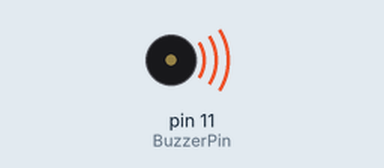
Recording of a sketch running on a simulated Arduino Uno, built with avr-gcc and run on an emulated ATmega328P. On the bench: buzzer (waves = sounding).

Above: at 0.8 s.
Timing chart, 0 to 24.6 s (numbered marks = the images above):
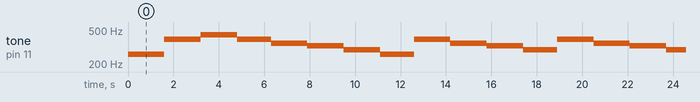

Measured:
- by itself, tone on pin 11 (BuzzerPin): plays 261 Hz for 1.6 s, 392 Hz for 1.6 s, 440 Hz for 1.6 s, 392 Hz for 1.5 s, 349 Hz for 1.6 s, 329 Hz for 1.6 s … (80 notes in this stretch)

The sketch:

07_piezo_buzzer_Twinkle_Little_Star.ino
```cpp
// PIEZO BUZZER - Twinkle, Twinkle Little Star

// Define Pins
#define BuzzerPin 11

// Define Notes
#define do 261.63      // C note
#define re 293.66      // D note
#define mi 329.63      // E note
#define fa 349.23      // F note
#define sol 392.00     // G note
#define la 440.00      // A note
#define ti 493.88      // B note
#define highDo 523.25  // High C note


void setup() {
  // put your setup code here, to run once:

}

void loop() {
  // Play the song
  tone(BuzzerPin, do, 800);
  delay(800);
  tone(BuzzerPin, do, 800);
  delay(800);
  tone(BuzzerPin, sol, 800);
  delay(800);
  tone(BuzzerPin, sol, 800);
  delay(800);
  tone(BuzzerPin, la, 800);
  delay(800);
  tone(BuzzerPin, la, 800);
  delay(800);
  tone(BuzzerPin, sol, 1500);
  delay(1500);

  tone(BuzzerPin, fa, 800);
  delay(800);
  tone(BuzzerPin, fa, 800);
  delay(800);
  tone(BuzzerPin, mi, 800);
  delay(800);
  tone(BuzzerPin, mi, 800);
  delay(800);
  tone(BuzzerPin, re, 800);
  delay(800);
  tone(BuzzerPin, re, 800);
  delay(800);
  tone(BuzzerPin, do, 1500);
  delay(1500);

  tone(BuzzerPin, sol, 800);
  delay(800);
  tone(BuzzerPin, sol, 800);
  delay(800);
  tone(BuzzerPin, fa, 800);
  delay(800);
  tone(BuzzerPin, fa, 800);
  delay(800);
  tone(BuzzerPin, mi, 800);
  delay(800);
  tone(BuzzerPin, mi, 800);
  delay(800);
  tone(BuzzerPin, re, 1500);
  delay(1500);

  tone(BuzzerPin, sol, 800);
  delay(800);
  tone(BuzzerPin, sol, 800);
  delay(800);
  tone(BuzzerPin, fa, 800);
  delay(800);
  tone(BuzzerPin, fa, 800);
  delay(800);
  tone(BuzzerPin, mi, 800);
  delay(800);
  tone(BuzzerPin, mi, 800);
  delay(800);
  tone(BuzzerPin, re, 1500);
  delay(1500);

  tone(BuzzerPin, do, 800);
  delay(800);
  tone(BuzzerPin, do, 800);
  delay(800);
  tone(BuzzerPin, sol, 800);
  delay(800);
  tone(BuzzerPin, sol, 800);
  delay(800);
  tone(BuzzerPin, la, 800);
  delay(800);
  tone(BuzzerPin, la, 800);
  delay(800);
  tone(BuzzerPin, sol, 1500);
  delay(1500);

  tone(BuzzerPin, fa, 800);
  delay(800);
  tone(BuzzerPin, fa, 800);
  delay(800);
  tone(BuzzerPin, mi, 800);
  delay(800);
  tone(BuzzerPin, mi, 800);
  delay(800);
  tone(BuzzerPin, re, 800);
  delay(800);
  tone(BuzzerPin, re, 800);
  delay(800);
  tone(BuzzerPin, do, 1500);
  delay(1500);

}
```
